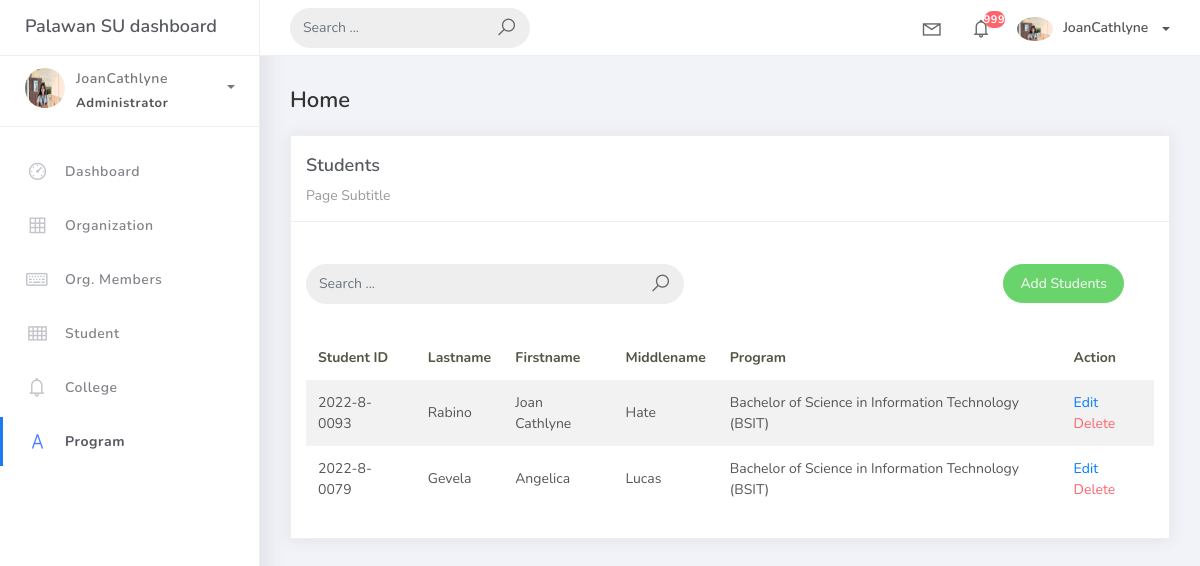
The page /student on the database as committed earlier.
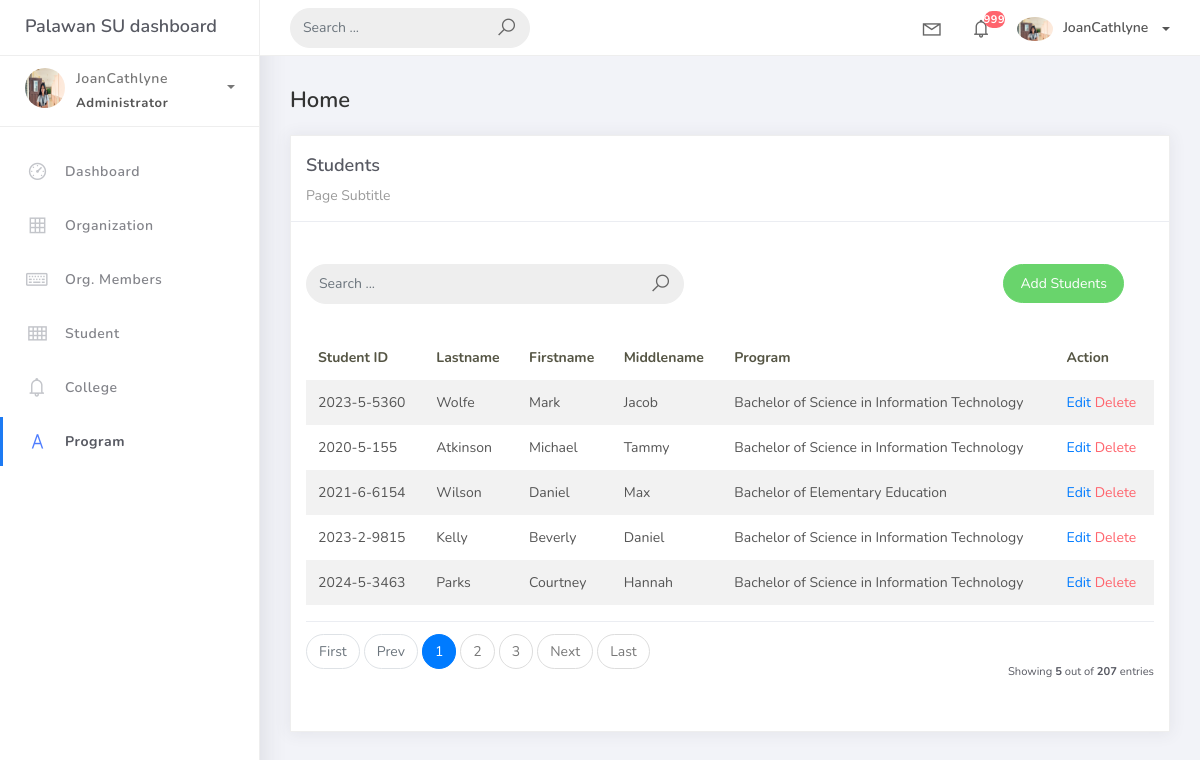
The same page on the database as committed later.
### studentorg/models.py (models this page shows, shortened)
class BaseModel(models.Model):
    created_at = models.DateTimeField(auto_now_add=True, db_index=True)
    updated_at = models.DateTimeField(auto_now=True)
    class Meta:
        abstract = True

class Student(BaseModel):
    student_id = models.CharField(max_length=15)
    lastname = models.CharField(max_length=25)
    firstname = models.CharField(max_length=25)
    middlename = models.CharField(max_length=25, blank=True, null=True)
    program = models.ForeignKey(Program, on_delete=models.CASCADE)

class Program(BaseModel):
    prog_name = models.CharField(max_length=150)
    college = models.ForeignKey(College, on_delete=models.CASCADE)
    def __str__(self):
        return self.prog_name

### studentorg/views.py (the view)
# urls.py: path('student', StudentList.as_view(), name='students-list'),
class StudentList(ListView):
    model = Student
    context_object_name = 'students'
    template_name = 'student.html'
    paginate_by = 5
    def get_queryset(self, *args, **kwargs):
         qs = super(StudentList, self).get_queryset(*args, **kwargs)
         if self.request.GET.get("q") != None:
             query = self.request.GET.get('q')
             qs = qs.filter(Q(student_id__icontains=query) |
                            Q(firstname__icontains=query) | Q(lastname__icontains=query))
         return qs

### templates/student.html (shortened to what this page needs)
{% extends 'base.html' %}
{% load static %}
{% block content %}
<div class="content">
  <div class="container-fluid">
    <h4 class="page-title">Home</h4>
    <div class="row">
      <div class="col-md-12">
        <div class="card">
          <div class="card-header">
            <div class="card-title">Students</div>
            <div class="card-category">Page Subtitle</div>
          </div>
          <br/>
          <div class="col-md-12 row">
            <div class="col-md-6">
                <br/>
              <form class="navbar-left navbar-form nav-search mr-md-3" action="{% url 'students-list' %}">
                <div class="input-group">
                  <input type="text" placeholder="Search ..." class="form-control" name="q" />
                  <div class="input-group-append">
                    <span class="input-group-text">
                      <i class="la la-search search-icon"></i>
                    </span>
                  </div>
                </div>
              </form>
            </div>
            <div class="col-md-6">
              <div class="pull-right">
                <br/>
                <a href="{% url 'students-add' %}" class="btn btn-success btn-rounded">Add Students</a>
              </div>
            </div>
          </div>
          <div class="card-body">
            <table class="table table-striped mt-3">
              <thead>
                <tr>
                  <th scope="col">Student ID</th>
                  <th scope="col">Lastname</th>
                  <th scope="col">Firstname</th>
                  <th scope="col">Middlename</th>
                  <th scope="col">Program</th>
                  <th scope="col">Action</th>
                </tr>
              </thead>
              <tbody>
                {% for object in object_list %}
                <tr>
                  <td>{{ object.student_id }}</td>
                  <td>{{ object.lastname }}</td>
                  <td>{{ object.firstname }}</td>
                  <td>{{ object.middlename }}</td>
                  <td>{{ object.program }}</td>
                  <td>
                    <a href="student/{{ object.id }}">Edit</a>
                    <a href="student/{{ object.id }}/delete" class="text-danger">Delete</a>
                </td>
              </tr>
              {% empty %}
                </tr>
                {% endfor %}
              </tbody>
            </table>
            {% include 'includes/pagination.html' %}
          </div>
        </div>
      </div>
    </div>
  </div>
</div>
{% endblock %}

Rows that differ between the two databases and show on the page:
removed Student: student_id "2022-8-0093", lastname "Rabino", firstname "Joan Cathlyne", middlename "Hate", program "Bachelor of Science in Information Technology (BSIT)"
removed Student: student_id "2022-8-0079", lastname "Gevela", firstname "Angelica", middlename "Lucas", program "Bachelor of Science in Information Technology (BSIT)"
added Student: student_id "2023-5-5360", lastname "Wolfe", firstname "Mark", middlename "Jacob", program "Bachelor of Science in Information Technology"
added Student: student_id "2020-5-155", lastname "Atkinson", firstname "Michael", middlename "Tammy", program "Bachelor of Science in Information Technology"
added Student: student_id "2021-6-6154", lastname "Wilson", firstname "Daniel", middlename "Max", program "Bachelor of Elementary Education"
added Student: student_id "2023-2-9815", lastname "Kelly", firstname "Beverly", middlename "Daniel", program "Bachelor of Science in Information Technology"
added Student: student_id "2024-5-3463", lastname "Parks", firstname "Courtney", middlename "Hannah", program "Bachelor of Science in Information Technology"
Other text that changed with them:
{{ object_list.count }}: (not shown) → "5"
{{ paginator.count }}: (not shown) → "207"
text now shown: "First Prev Next Last Showing out of entries"
new list line: "1"
new list line: "2"
new list line: "3"
